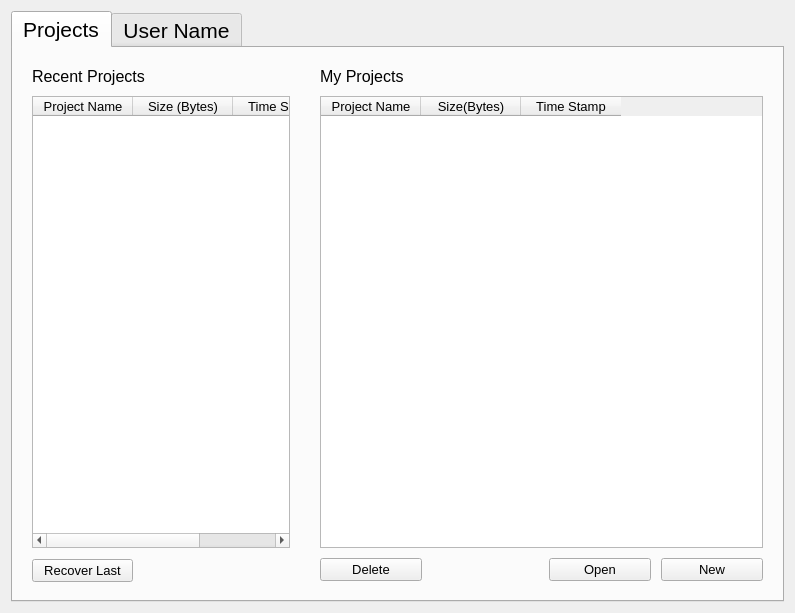
<?xml version="1.0" encoding="UTF-8"?>
<ui version="4.0">
 <class>Form_TabWidget</class>
 <widget class="QWidget" name="Form_TabWidget">
  <property name="geometry">
   <rect>
    <x>0</x>
    <y>0</y>
    <width>795</width>
    <height>613</height>
   </rect>
  </property>
  <property name="windowTitle">
   <string>ProjectsTab</string>
  </property>
  <layout class="QGridLayout" name="gridLayout">
   <item row="0" column="1">
    <widget class="QTabWidget" name="tabWidget">
     <property name="minimumSize">
      <size>
       <width>600</width>
       <height>400</height>
      </size>
     </property>
     <property name="maximumSize">
      <size>
       <width>2600</width>
       <height>2000</height>
      </size>
     </property>
     <property name="font">
      <font>
       <pointsize>16</pointsize>
      </font>
     </property>
     <property name="styleSheet">
      <string notr="true"/>
     </property>
     <property name="currentIndex">
      <number>0</number>
     </property>
     <widget class="QWidget" name="tabPROJECTS">
      <attribute name="title">
       <string>Projects</string>
      </attribute>
      <layout class="QGridLayout" name="gridLayout_2">
       <item row="0" column="0">
        <layout class="QHBoxLayout" name="horizontalLayout_4" stretch="3,5">
         <property name="spacing">
          <number>10</number>
         </property>
         <item>
          <layout class="QVBoxLayout" name="verticalLayout">
           <property name="spacing">
            <number>10</number>
           </property>
           <property name="margin">
            <number>10</number>
           </property>
           <item>
            <widget class="QLabel" name="label">
             <property name="minimumSize">
              <size>
               <width>76</width>
               <height>16</height>
              </size>
             </property>
             <property name="text">
              <string>&lt;html&gt;&lt;head/&gt;&lt;body&gt;&lt;p&gt;&lt;span style=&quot; font-size:12pt;&quot;&gt;Recent Projects&lt;/span&gt;&lt;/p&gt;&lt;/body&gt;&lt;/html&gt;</string>
             </property>
            </widget>
           </item>
           <item>
            <widget class="QTableWidget" name="tableWidget_RECENTPROJECTS">
             <property name="minimumSize">
              <size>
               <width>50</width>
               <height>100</height>
              </size>
             </property>
             <property name="maximumSize">
              <size>
               <width>1600</width>
               <height>1000</height>
              </size>
             </property>
             <property name="font">
              <font>
               <pointsize>10</pointsize>
              </font>
             </property>
             <property name="styleSheet">
              <string notr="true"/>
             </property>
             <attribute name="horizontalHeaderCascadingSectionResizes">
              <bool>false</bool>
             </attribute>
             <attribute name="horizontalHeaderStretchLastSection">
              <bool>false</bool>
             </attribute>
             <column>
              <property name="text">
               <string>Project Name</string>
              </property>
              <property name="background">
               <color>
                <red>0</red>
                <green>170</green>
                <blue>0</blue>
               </color>
              </property>
             </column>
             <column>
              <property name="text">
               <string>Size (Bytes)</string>
              </property>
              <property name="background">
               <color>
                <red>0</red>
                <green>0</green>
                <blue>255</blue>
               </color>
              </property>
             </column>
             <column>
              <property name="text">
               <string>Time Stamp</string>
              </property>
             </column>
            </widget>
           </item>
           <item>
            <widget class="QPushButton" name="pushButton_RECOVERLAST">
             <property name="minimumSize">
              <size>
               <width>101</width>
               <height>23</height>
              </size>
             </property>
             <property name="maximumSize">
              <size>
               <width>101</width>
               <height>20</height>
              </size>
             </property>
             <property name="font">
              <font>
               <pointsize>10</pointsize>
              </font>
             </property>
             <property name="text">
              <string>Recover Last</string>
             </property>
            </widget>
           </item>
          </layout>
         </item>
         <item>
          <layout class="QVBoxLayout" name="verticalLayout_2">
           <property name="spacing">
            <number>10</number>
           </property>
           <property name="margin">
            <number>10</number>
           </property>
           <item>
            <widget class="QLabel" name="label_2">
             <property name="minimumSize">
              <size>
               <width>56</width>
               <height>16</height>
              </size>
             </property>
             <property name="font">
              <font>
               <pointsize>12</pointsize>
              </font>
             </property>
             <property name="text">
              <string>&lt;html&gt;&lt;head/&gt;&lt;body&gt;&lt;p&gt;My Projects&lt;/p&gt;&lt;/body&gt;&lt;/html&gt;</string>
             </property>
            </widget>
           </item>
           <item>
            <widget class="QTableWidget" name="tableWidget_MYPROJECTS">
             <property name="minimumSize">
              <size>
               <width>100</width>
               <height>100</height>
              </size>
             </property>
             <property name="maximumSize">
              <size>
               <width>1600</width>
               <height>1000</height>
              </size>
             </property>
             <property name="font">
              <font>
               <pointsize>10</pointsize>
              </font>
             </property>
             <property name="styleSheet">
              <string notr="true"/>
             </property>
             <attribute name="horizontalHeaderCascadingSectionResizes">
              <bool>false</bool>
             </attribute>
             <attribute name="horizontalHeaderStretchLastSection">
              <bool>false</bool>
             </attribute>
             <attribute name="verticalHeaderShowSortIndicator" stdset="0">
              <bool>false</bool>
             </attribute>
             <attribute name="verticalHeaderStretchLastSection">
              <bool>false</bool>
             </attribute>
             <column>
              <property name="text">
               <string>Project Name</string>
              </property>
              <property name="background">
               <color>
                <red>0</red>
                <green>170</green>
                <blue>0</blue>
               </color>
              </property>
             </column>
             <column>
              <property name="text">
               <string>Size(Bytes)</string>
              </property>
              <property name="background">
               <color>
                <red>0</red>
                <green>0</green>
                <blue>255</blue>
               </color>
              </property>
             </column>
             <column>
              <property name="text">
               <string>Time Stamp</string>
              </property>
             </column>
            </widget>
           </item>
           <item>
            <layout class="QHBoxLayout" name="horizontalLayout_3">
             <property name="spacing">
              <number>50</number>
             </property>
             <property name="margin">
              <number>0</number>
             </property>
             <item>
              <widget class="QPushButton" name="pushButton_DELETE">
               <property name="minimumSize">
                <size>
                 <width>102</width>
                 <height>23</height>
                </size>
               </property>
               <property name="maximumSize">
                <size>
                 <width>80</width>
                 <height>25</height>
                </size>
               </property>
               <property name="font">
                <font>
                 <pointsize>10</pointsize>
                </font>
               </property>
               <property name="text">
                <string>Delete</string>
               </property>
              </widget>
             </item>
             <item>
              <spacer name="horizontalSpacer">
               <property name="orientation">
                <enum>Qt::Horizontal</enum>
               </property>
               <property name="sizeHint" stdset="0">
                <size>
                 <width>100</width>
                 <height>20</height>
                </size>
               </property>
              </spacer>
             </item>
             <item>
              <layout class="QHBoxLayout" name="horizontalLayout_2">
               <property name="spacing">
                <number>10</number>
               </property>
               <property name="leftMargin">
                <number>10</number>
               </property>
               <property name="rightMargin">
                <number>0</number>
               </property>
               <item>
                <widget class="QPushButton" name="pushButton_OPEN">
                 <property name="minimumSize">
                  <size>
                   <width>102</width>
                   <height>23</height>
                  </size>
                 </property>
                 <property name="maximumSize">
                  <size>
                   <width>80</width>
                   <height>25</height>
                  </size>
                 </property>
                 <property name="font">
                  <font>
                   <pointsize>10</pointsize>
                  </font>
                 </property>
                 <property name="text">
                  <string>Open</string>
                 </property>
                </widget>
               </item>
               <item>
                <widget class="QPushButton" name="pushButton_NEW">
                 <property name="minimumSize">
                  <size>
                   <width>102</width>
                   <height>23</height>
                  </size>
                 </property>
                 <property name="maximumSize">
                  <size>
                   <width>80</width>
                   <height>25</height>
                  </size>
                 </property>
                 <property name="font">
                  <font>
                   <pointsize>10</pointsize>
                  </font>
                 </property>
                 <property name="text">
                  <string>New</string>
                 </property>
                </widget>
               </item>
              </layout>
             </item>
            </layout>
           </item>
          </layout>
         </item>
        </layout>
       </item>
      </layout>
     </widget>
     <widget class="QWidget" name="tab_USERNAME">
      <attribute name="title">
       <string>User Name</string>
      </attribute>
     </widget>
    </widget>
   </item>
  </layout>
 </widget>
 <resources/>
 <connections/>
</ui>
